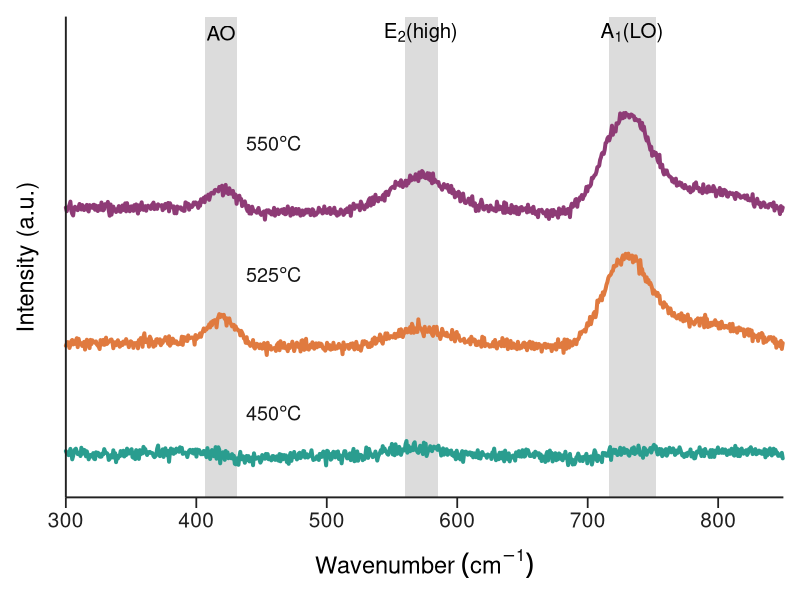
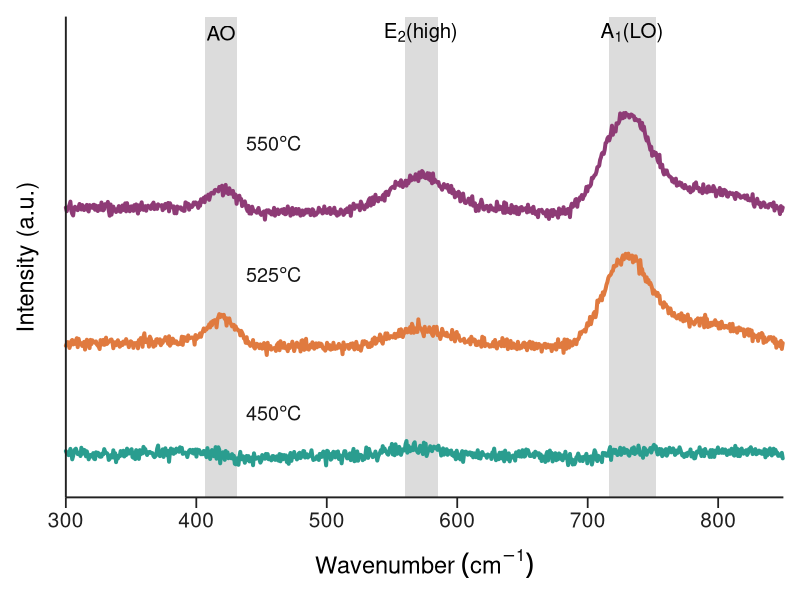

These charts were generated, in order, by the following R code:
## ---- chunk 1
knitr::opts_chunk$set(
  echo = TRUE,
  warning = FALSE,
  message = FALSE,
  fig.align = "center",
  fig.retina = 2
)

library(dplyr)
library(ggplot2)
library(tibble)

set.seed(1031)
## ---- chunk 2
gaussian_peak <- function(x, centre, width, amplitude) {
  amplitude * exp(-0.5 * ((x - centre) / width)^2)
}

wavenumber <- seq(300, 850, by = 0.7)

temperature_parameters <- tribble(
  ~temperature, ~offset, ~ao_amp, ~e2_amp, ~a1_amp, ~shoulder_amp, ~noise_sd,
  "450 °C", 0.36, 0.015, 0.020, 0.025, 0.012, 0.027,
  "525 °C", 1.30, 0.250, 0.095, 0.720, 0.190, 0.024,
  "550 °C", 2.45, 0.205, 0.245, 0.790, 0.170, 0.023
)

make_spectrum <- function(temperature, offset, ao_amp, e2_amp,
                          a1_amp, shoulder_amp, noise_sd) {
  baseline <- 0.025 * sin((wavenumber - 300) / 35) +
    0.012 * cos((wavenumber - 300) / 14)

  intensity <- offset + baseline +
    gaussian_peak(wavenumber, 421, 11, ao_amp) +
    gaussian_peak(wavenumber, 573, 23, e2_amp) +
    gaussian_peak(wavenumber, 729, 18, a1_amp) +
    gaussian_peak(wavenumber, 782, 29, shoulder_amp) +
    rnorm(length(wavenumber), 0, noise_sd)

  tibble(
    wavenumber = wavenumber,
    intensity = intensity,
    temperature = temperature
  )
}

spectra <- bind_rows(lapply(seq_len(nrow(temperature_parameters)), function(i) {
  do.call(make_spectrum, as.list(temperature_parameters[i, ]))
})) %>%
  mutate(
    temperature = factor(temperature, levels = c("550 °C", "525 °C", "450 °C"))
  )

write.csv(spectra, "synthetic_raman_spectra.csv", row.names = FALSE)
write.csv(temperature_parameters, "spectrum_parameters.csv", row.names = FALSE)

spectra
## ---- chunk 3
mode_bands <- tribble(
  ~xmin, ~xmax,
  407, 431,
  560, 585,
  716, 752
)

temperature_labels <- tribble(
  ~x, ~y, ~label,
  438, 3.02, "550 * degree*C",
  438, 1.90, "525 * degree*C",
  438, 0.72, "450 * degree*C"
)

p <- ggplot(spectra, aes(wavenumber, intensity, colour = temperature)) +
  geom_rect(
    data = mode_bands,
    aes(xmin = xmin, xmax = xmax, ymin = -Inf, ymax = Inf),
    inherit.aes = FALSE,
    fill = "#D7D7D7",
    colour = NA,
    alpha = 0.88
  ) +
  geom_line(linewidth = 1.35, lineend = "round") +
  geom_text(
    data = temperature_labels,
    aes(x = x, y = y, label = label),
    inherit.aes = FALSE,
    parse = TRUE,
    hjust = 0,
    size = 5.0,
    colour = "#171717"
  ) +
  annotate("text", x = 419, y = 3.96, label = "AO", size = 5.2) +
  annotate("text", x = 572, y = 3.96, label = "E[2]*'(high)'", parse = TRUE, size = 5.2) +
  annotate("text", x = 734, y = 3.96, label = "A[1]*'(LO)'", parse = TRUE, size = 5.2) +
  scale_colour_manual(
    values = c(
      "550 °C" = "#8E3B76",
      "525 °C" = "#E07A3F",
      "450 °C" = "#2A9D8F"
    ),
    guide = "none"
  ) +
  scale_x_continuous(
    limits = c(300, 850),
    breaks = seq(300, 800, by = 100),
    expand = c(0, 0)
  ) +
  scale_y_continuous(
    limits = c(0, 4.10),
    expand = c(0, 0)
  ) +
  labs(
    x = expression(Wavenumber~(cm^{-1})),
    y = "Intensity (a.u.)"
  ) +
  coord_cartesian(clip = "off") +
  theme_classic(base_size = 16) +
  theme(
    axis.title.x = element_text(size = 17, margin = margin(t = 12)),
    axis.title.y = element_text(size = 17, margin = margin(r = 12)),
    axis.text.x = element_text(size = 15, colour = "#202020"),
    axis.text.y = element_blank(),
    axis.ticks.y = element_blank(),
    axis.line = element_line(linewidth = 0.65, colour = "#222222"),
    axis.ticks.x = element_line(linewidth = 0.6, colour = "#222222"),
    axis.ticks.length = unit(2.7, "mm"),
    plot.margin = margin(12, 12, 12, 12),
    plot.background = element_rect(fill = "white", colour = NA),
    panel.background = element_rect(fill = "white", colour = NA)
  )

ggsave(
  "raman_temperature_spectra.png",
  plot = p,
  width = 6.2,
  height = 10.5,
  dpi = 360,
  bg = "white"
)

p
